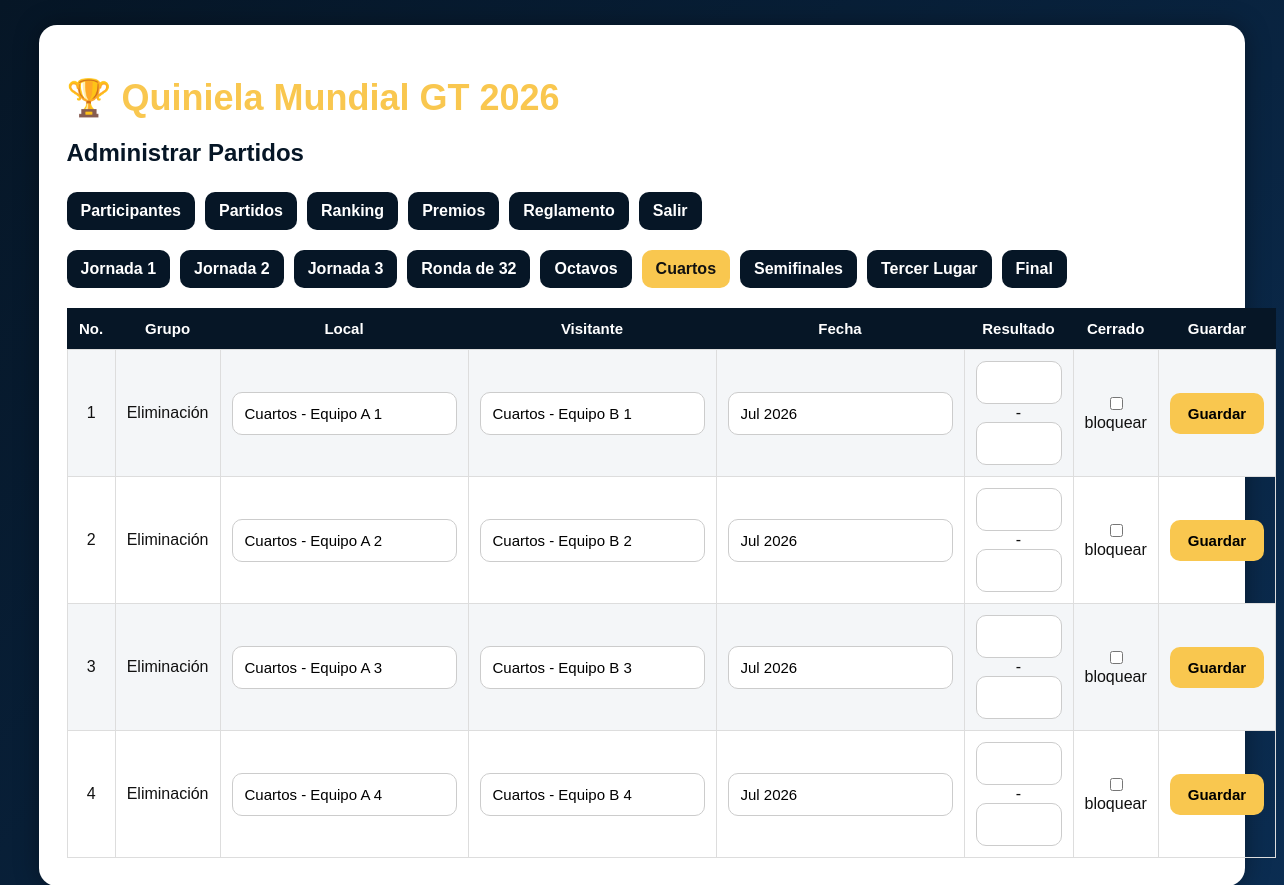
The page /admin/partidos?etapa=Cuartos (signed in) on the database its author committed.
### models.py (models this page shows)
class Partido(db.Model):
    __tablename__ = "partidos"
    id = db.Column(db.Integer, primary_key=True)
    etapa = db.Column(db.String(50))
    grupo = db.Column(db.String(50))
    numero = db.Column(db.Integer)
    equipo_local = db.Column(db.String(100))
    equipo_visitante = db.Column(db.String(100))
    fecha_texto = db.Column(db.String(100))
    fecha_hora = db.Column(db.DateTime)
    goles_local = db.Column(db.Integer)
    goles_visitante = db.Column(db.Integer)
    cerrado = db.Column(db.Boolean, default=False)

### app.py (the view)
@app.route("/admin/partidos")
def admin_partidos():
    if not es_admin():
        return redirect("/")
    etapa = request.args.get("etapa", "Jornada 1")
    partidos = Partido.query.filter_by(etapa=etapa).order_by(Partido.numero).all()
    etapas = [x[0] for x in db.session.query(Partido.etapa).distinct().all()]
    return render_template(
        "admin_partidos.html",
        partidos=partidos,
        etapas=etapas,
        etapa=etapa
    )

### app.py (called while the page is built)
def usuario_actual():
    if "usuario_id" not in session:
        return None
    return Usuario.query.get(session["usuario_id"])

def es_admin():
    usuario = usuario_actual()
    return usuario and usuario.es_admin

### templates/admin_partidos.html (shortened to what this page needs)
<!DOCTYPE html>
<html>
<head>
    <link rel="stylesheet" href="{{ url_for('static', filename='css/style.css') }}">
</head>
<body>
<div class="container">
<div class="card">
<h1>🏆 Quiniela Mundial GT 2026</h1>
<h2>Administrar Partidos</h2>
<div class="nav">
    <a href="/admin">Participantes</a>
    <a href="/admin/partidos">Partidos</a>
    <a href="/ranking">Ranking</a>
    <a href="/premios">Premios</a>
    <a href="/reglamento">Reglamento</a>
    <a href="/logout">Salir</a>
</div>
<div class="nav">
{% for e in etapas %}
    <a class="{% if e == etapa %}gold{% endif %}" href="/admin/partidos?etapa={{ e }}">{{ e }}</a>
{% endfor %}
</div>
<table>
<tr><th>No.</th><th>Grupo</th><th>Local</th><th>Visitante</th><th>Fecha</th><th>Resultado</th><th>Cerrado</th><th>Guardar</th></tr>
{% for p in partidos %}
<tr>
<form method="POST" action="/admin/partido/{{ p.id }}">
<td>{{ p.numero }}</td>
<td>{{ p.grupo }}</td>
<td><input name="equipo_local" value="{{ p.equipo_local }}"></td>
<td><input name="equipo_visitante" value="{{ p.equipo_visitante }}"></td>
<td><input name="fecha_texto" value="{{ p.fecha_texto or '' }}"></td>
<td><input class="score-input" name="goles_local" value="{{ '' if p.goles_local is none else p.goles_local }}"> - <input class="score-input" name="goles_visitante" value="{{ '' if p.goles_visitante is none else p.goles_visitante }}"></td>
<td><input type="checkbox" name="cerrado" {% if p.cerrado %}checked{% endif %}> bloquear</td>
<td><button>Guardar</button></td>
</form>
</tr>
{% endfor %}
</table>
</div>
</div>
</body>
</html>

### static/css/style.css (style rules this page uses)
body { background: linear-gradient(135deg,#061626,#0b2d52); color:white; font-family: Arial, sans-serif; margin:0; }
.container { width:94%; margin:auto; padding:25px; }
.card { background:white; color:#111; padding:28px; border-radius:18px; box-shadow:0 0 25px rgba(0,0,0,.35); }
h1 { color:#f9c74f; font-size:36px; margin-bottom:10px; }
h2 { color:#061626; margin-bottom:25px; }
.nav { display:flex; flex-wrap:wrap; gap:10px; margin-bottom:20px; }
.nav a { background:#061626; color:white; padding:10px 14px; border-radius:10px; text-decoration:none; font-weight:bold; }
.nav a.gold { background:#f9c74f; color:#111; }
input { padding:12px; border-radius:10px; border:1px solid #ccc; color:#000; background:#fff; font-size:15px; }
button { background:#f9c74f; border:none; padding:12px 18px; border-radius:10px; cursor:pointer; font-weight:bold; font-size:15px; }
table { width:100%; border-collapse:collapse; margin-top:15px; }
th { background:#061626; color:white; padding:12px; font-size:15px; }
td { padding:11px; border:1px solid #ddd; text-align:center; }
tr:nth-child(even) { background:#f4f6f8; }
.score-input { width:60px; text-align:center; }

### rows shown on the page
Partido: numero "1", grupo "Eliminación", equipo_local "Cuartos - Equipo A 1", equipo_visitante "Cuartos - Equipo B 1", fecha_texto "Jul 2026"
Partido: numero "2", grupo "Eliminación", equipo_local "Cuartos - Equipo A 2", equipo_visitante "Cuartos - Equipo B 2", fecha_texto "Jul 2026"
Partido: numero "3", grupo "Eliminación", equipo_local "Cuartos - Equipo A 3", equipo_visitante "Cuartos - Equipo B 3", fecha_texto "Jul 2026"
Partido: numero "4", grupo "Eliminación", equipo_local "Cuartos - Equipo A 4", equipo_visitante "Cuartos - Equipo B 4", fecha_texto "Jul 2026"

### other values the page prints
{{ e }} "Jornada 1" "Jornada 2" "Jornada 3" "Ronda de 32" "Octavos" "Cuartos" "Semifinales" "Tercer Lugar" "Final"
